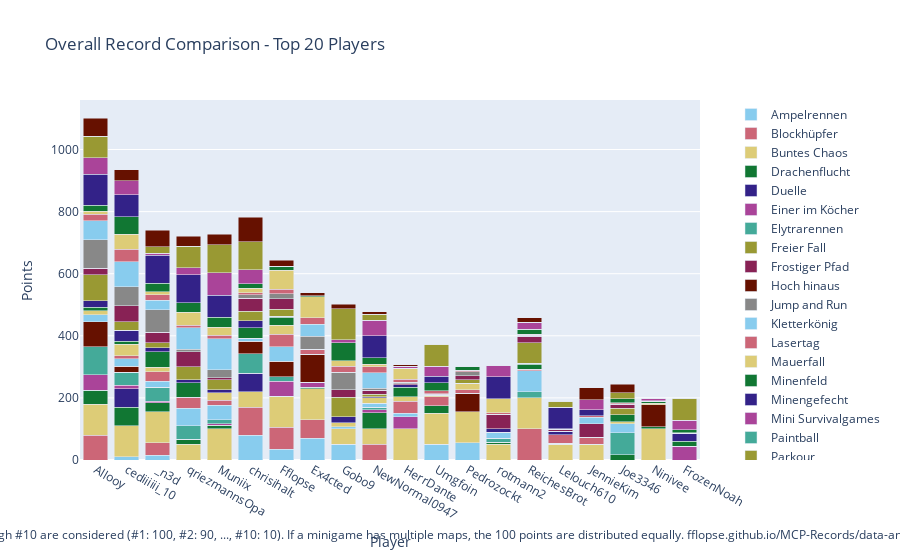

This figure's notebook cell:
### Code cell
import plotly.graph_objects as go

# Sum all columns to get the total score
outDf['Total'] = outDf.sum(axis=1)

# Sort by total score and fill N/A values with 0
outDf = outDf.sort_values(by='Total', ascending=False).fillna(0)

# Crop to top 10 players
cropDf = outDf.head(20).copy()

# Drop the 'Total' column for plotting
cropDf = cropDf.drop(columns=['Total'])

# Create a color palette
color_palette = px.colors.qualitative.Safe

# Create the stacked bar plot
fig = go.Figure()

cropDf = remove_duplicate_columns(cropDf)

for column in cropDf.columns.difference(['Player']):
    fig.add_trace(go.Bar(
        x=cropDf.index,
        y=cropDf[column],
        name=column,
        marker_color=color_palette[len(fig.data) % len(color_palette)]
    ))

# Update layout
fig.update_layout(
    barmode='stack',
    title='Overall Record Comparison - Top 20 Players',
    xaxis=dict(title='Player'),
    yaxis=dict(title='Points'),
    #height=800,
    #width=1000,
    legend=dict(
        x=1.05,
        y=0.5,
        traceorder='normal',
        font=dict(size=12),
        bgcolor='rgba(255, 255, 255, 0)',
        bordercolor='rgba(0, 0, 0, 0)'
    ),
    margin=dict(r=200),  # Adjust right margin to make room for the legend
    annotations=[
        dict(
            x=0.5,
            y=-0.235,
            xref='paper',
            yref='paper',
            text='Max 100 points per minigame. Records #1 through #10 are considered (#1: 100, #2: 90, ..., #10: 10). If a minigame has multiple maps, the 100 points are distributed equally. fflopse.github.io/MCP-Records/data-analysis/global-ranking.ipynb',
            showarrow=False,
            font=dict(size=12),
            xanchor='center'
        )
    ]
)

fig.show()

# save the plot as an html file

fig.write_html('out/overall_record_comparison.html')

### Figure 1 — Plotly figure (JSON) as saved in the notebook; plotly's stock layout.template omitted (floating-point values rounded to 4 significant figures)
{"data": [{"marker": {"color": "rgb(136, 204, 238)"}, "name": "Ampelrennen", "type": "bar", "x": ["Allooy", "cediiiiii_10", "_n3d", "qriezmannsOpa", "Muniix", "chrisihalt", "Fflopse", "Ex4cted", "Gobo9", "NewNormal0947", "HerrDante", "Umgfoin", "Pedrozockt", "rotmann2", "ReichesBrot", "Lelouch610", "JennieKim", "Joe3346", "Ninivee", "FrozenNoah"], "y": [0.0, 10.0, 15.0, 0.0, 0.0, 80.0, 35.0, 70.0, 50.0, 0.0, 0.0, 50.0, 55.0, 0.0, 0.0, 0.0, 0.0, 0.0, 0.0, 0.0]}, {"marker": {"color": "rgb(204, 102, 119)"}, "name": "Blockhüpfer", "type": "bar", "x": ["Allooy", "cediiiiii_10", "_n3d", "qriezmannsOpa", "Muniix", "chrisihalt", "Fflopse", "Ex4cted", "Gobo9", "NewNormal0947", "HerrDante", "Umgfoin", "Pedrozockt", "rotmann2", "ReichesBrot", "Lelouch610", "JennieKim", "Joe3346", "Ninivee", "FrozenNoah"], "y": [80.0, 0.0, 40.0, 0.0, 0.0, 90.0, 70.0, 60.0, 0.0, 50.0, 0.0, 0.0, 0.0, 0.0, 100.0, 0.0, 0.0, 0.0, 0.0, 0.0]}, {"marker": {"color": "rgb(221, 204, 119)"}, "name": "Buntes Chaos", "type": "bar", "x": ["Allooy", "cediiiiii_10", "_n3d", "qriezmannsOpa", "Muniix", "chrisihalt", "Fflopse", "Ex4cted", "Gobo9", "NewNormal0947", "HerrDante", "Umgfoin", "Pedrozockt", "rotmann2", "ReichesBrot", "Lelouch610", "JennieKim", "Joe3346", "Ninivee", "FrozenNoah"], "y": [100.0, 100.0, 100.0, 50.0, 100.0, 50.0, 100.0, 100.0, 50.0, 50.0, 100.0, 100.0, 100.0, 50.0, 100.0, 50.0, 50.0, 0.0, 100.0, 0.0]}, {"marker": {"color": "rgb(17, 119, 51)"}, "name": "Drachenflucht", "type": "bar", "x": ["Allooy", "cediiiiii_10", "_n3d", "qriezmannsOpa", "Muniix", "chrisihalt", "Fflopse", "Ex4cted", "Gobo9", "NewNormal0947", "HerrDante", "Umgfoin", "Pedrozockt", "rotmann2", "ReichesBrot", "Lelouch610", "JennieKim", "Joe3346", "Ninivee", "FrozenNoah"], "y": [45.0, 60.0, 30.0, 17.5, 12.5, 0.0, 0.0, 5.0, 0.0, 52.5, 0.0, 25.0, 0.0, 7.5, 0.0, 0.0, 0.0, 17.5, 7.5, 0.0]}, {"marker": {"color": "rgb(51, 34, 136)"}, "name": "Duelle", "type": "bar", "x": ["Allooy", "cediiiiii_10", "_n3d", "qriezmannsOpa", "Muniix", "chrisihalt", "Fflopse", "Ex4cted", "Gobo9", "NewNormal0947", "HerrDante", "Umgfoin", "Pedrozockt", "rotmann2", "ReichesBrot", "Lelouch610", "JennieKim", "Joe3346", "Ninivee", "FrozenNoah"], "y": [0.0, 60.0, 0.0, 0.0, 0.0, 60.0, 0.0, 0.0, 0.0, 0.0, 0.0, 0.0, 0.0, 0.0, 0.0, 0.0, 0.0, 0.0, 0.0, 0.0]}, {"marker": {"color": "rgb(170, 68, 153)"}, "name": "Einer im Köcher", "type": "bar", "x": ["Allooy", "cediiiiii_10", "_n3d", "qriezmannsOpa", "Muniix", "chrisihalt", "Fflopse", "Ex4cted", "Gobo9", "NewNormal0947", "HerrDante", "Umgfoin", "Pedrozockt", "rotmann2", "ReichesBrot", "Lelouch610", "JennieKim", "Joe3346", "Ninivee", "FrozenNoah"], "y": [50.0, 10.0, 4.0, 0.0, 4.0, 0.0, 48.0, 16.0, 0.0, 10.0, 40.0, 0.0, 0.0, 0.0, 0.0, 4.0, 0.0, 0.0, 0.0, 44.0]}, {"marker": {"color": "rgb(68, 170, 153)"}, "name": "Elytrarennen", "type": "bar", "x": ["Allooy", "cediiiiii_10", "_n3d", "qriezmannsOpa", "Muniix", "chrisihalt", "Fflopse", "Ex4cted", "Gobo9", "NewNormal0947", "HerrDante", "Umgfoin", "Pedrozockt", "rotmann2", "ReichesBrot", "Lelouch610", "JennieKim", "Joe3346", "Ninivee", "FrozenNoah"], "y": [90.0, 42.5, 45.0, 42.5, 12.5, 62.5, 15.0, 0.0, 0.0, 7.5, 0.0, 0.0, 0.0, 12.5, 20.0, 0.0, 0.0, 70.0, 0.0, 0.0]}, {"marker": {"color": "rgb(153, 153, 51)"}, "name": "Freier Fall", "type": "bar", "x": ["Allooy", "cediiiiii_10", "_n3d", "qriezmannsOpa", "Muniix", "chrisihalt", "Fflopse", "Ex4cted", "Gobo9", "NewNormal0947", "HerrDante", "Umgfoin", "Pedrozockt", "rotmann2", "ReichesBrot", "Lelouch610", "JennieKim", "Joe3346", "Ninivee", "FrozenNoah"], "y": [0.0, 0.0, 0.0, 0.0, 0.0, 0.0, 0.0, 0.0, 0.0, 0.0, 0.0, 0.0, 0.0, 0.0, 0.0, 0.0, 0.0, 0.0, 0.0, 0.0]}, {"marker": {"color": "rgb(136, 34, 85)"}, "name": "Frostiger Pfad", "type": "bar", "x": ["Allooy", "cediiiiii_10", "_n3d", "qriezmannsOpa", "Muniix", "chrisihalt", "Fflopse", "Ex4cted", "Gobo9", "NewNormal0947", "HerrDante", "Umgfoin", "Pedrozockt", "rotmann2", "ReichesBrot", "Lelouch610", "JennieKim", "Joe3346", "Ninivee", "FrozenNoah"], "y": [0.0, 0.0, 0.0, 0.0, 0.0, 0.0, 0.0, 0.0, 0.0, 0.0, 0.0, 0.0, 0.0, 0.0, 0.0, 0.0, 0.0, 0.0, 0.0, 0.0]}, {"marker": {"color": "rgb(102, 17, 0)"}, "name": "Hoch hinaus", "type": "bar", "x": ["Allooy", "cediiiiii_10", "_n3d", "qriezmannsOpa", "Muniix", "chrisihalt", "Fflopse", "Ex4cted", "Gobo9", "NewNormal0947", "HerrDante", "Umgfoin", "Pedrozockt", "rotmann2", "ReichesBrot", "Lelouch610", "JennieKim", "Joe3346", "Ninivee", "FrozenNoah"], "y": [80.0, 20.0, 0.0, 0.0, 0.0, 40.0, 50.0, 90.0, 0.0, 0.0, 0.0, 0.0, 60.0, 0.0, 0.0, 0.0, 0.0, 0.0, 70.0, 0.0]}, {"marker": {"color": "rgb(136, 136, 136)"}, "name": "Jump and Run", "type": "bar", "x": ["Allooy", "cediiiiii_10", "_n3d", "qriezmannsOpa", "Muniix", "chrisihalt", "Fflopse", "Ex4cted", "Gobo9", "NewNormal0947", "HerrDante", "Umgfoin", "Pedrozockt", "rotmann2", "ReichesBrot", "Lelouch610", "JennieKim", "Joe3346", "Ninivee", "FrozenNoah"], "y": [0.0, 0.0, 0.0, 0.0, 0.0, 0.0, 0.0, 0.0, 0.0, 0.0, 0.0, 0.0, 0.0, 0.0, 0.0, 0.0, 0.0, 0.0, 0.0, 0.0]}, {"marker": {"color": "rgb(136, 204, 238)"}, "name": "Kletterkönig", "type": "bar", "x": ["Allooy", "cediiiiii_10", "_n3d", "qriezmannsOpa", "Muniix", "chrisihalt", "Fflopse", "Ex4cted", "Gobo9", "NewNormal0947", "HerrDante", "Umgfoin", "Pedrozockt", "rotmann2", "ReichesBrot", "Lelouch610", "JennieKim", "Joe3346", "Ninivee", "FrozenNoah"], "y": [23.33, 23.33, 20.0, 56.67, 46.67, 10.0, 46.67, 0.0, 6.667, 13.33, 10.0, 0.0, 0.0, 20.0, 66.67, 0.0, 0.0, 30.0, 0.0, 0.0]}, {"marker": {"color": "rgb(204, 102, 119)"}, "name": "Lasertag", "type": "bar", "x": ["Allooy", "cediiiiii_10", "_n3d", "qriezmannsOpa", "Muniix", "chrisihalt", "Fflopse", "Ex4cted", "Gobo9", "NewNormal0947", "HerrDante", "Umgfoin", "Pedrozockt", "rotmann2", "ReichesBrot", "Lelouch610", "JennieKim", "Joe3346", "Ninivee", "FrozenNoah"], "y": [0.0, 10.0, 30.0, 35.0, 16.67, 0.0, 40.0, 15.0, 0.0, 0.0, 40.0, 28.33, 11.67, 0.0, 5.0, 26.67, 23.33, 0.0, 0.0, 0.0]}, {"marker": {"color": "rgb(221, 204, 119)"}, "name": "Mauerfall", "type": "bar", "x": ["Allooy", "cediiiiii_10", "_n3d", "qriezmannsOpa", "Muniix", "chrisihalt", "Fflopse", "Ex4cted", "Gobo9", "NewNormal0947", "HerrDante", "Umgfoin", "Pedrozockt", "rotmann2", "ReichesBrot", "Lelouch610", "JennieKim", "Joe3346", "Ninivee", "FrozenNoah"], "y": [12.86, 37.14, 14.29, 0.0, 24.29, 0.0, 28.57, 0.0, 12.86, 17.14, 14.29, 5.714, 20.0, 0.0, 0.0, 0.0, 0.0, 5.714, 5.714, 0.0]}, {"marker": {"color": "rgb(17, 119, 51)"}, "name": "Minenfeld", "type": "bar", "x": ["Allooy", "cediiiiii_10", "_n3d", "qriezmannsOpa", "Muniix", "chrisihalt", "Fflopse", "Ex4cted", "Gobo9", "NewNormal0947", "HerrDante", "Umgfoin", "Pedrozockt", "rotmann2", "ReichesBrot", "Lelouch610", "JennieKim", "Joe3346", "Ninivee", "FrozenNoah"], "y": [10.0, 10.0, 50.0, 46.67, 0.0, 33.33, 26.67, 0.0, 0.0, 0.0, 30.0, 0.0, 0.0, 0.0, 16.67, 0.0, 0.0, 23.33, 6.667, 16.67]}, {"marker": {"color": "rgb(51, 34, 136)"}, "name": "Minengefecht", "type": "bar", "x": ["Allooy", "cediiiiii_10", "_n3d", "qriezmannsOpa", "Muniix", "chrisihalt", "Fflopse", "Ex4cted", "Gobo9", "NewNormal0947", "HerrDante", "Umgfoin", "Pedrozockt", "rotmann2", "ReichesBrot", "Lelouch610", "JennieKim", "Joe3346", "Ninivee", "FrozenNoah"], "y": [22.5, 35.0, 13.75, 10.0, 10.0, 22.5, 3.75, 0.0, 20.0, 3.75, 8.75, 0.0, 0.0, 10.0, 3.75, 12.5, 0.0, 0.0, 0.0, 25.0]}, {"marker": {"color": "rgb(170, 68, 153)"}, "name": "Mini Survivalgames", "type": "bar", "x": ["Allooy", "cediiiiii_10", "_n3d", "qriezmannsOpa", "Muniix", "chrisihalt", "Fflopse", "Ex4cted", "Gobo9", "NewNormal0947", "HerrDante", "Umgfoin", "Pedrozockt", "rotmann2", "ReichesBrot", "Lelouch610", "JennieKim", "Joe3346", "Ninivee", "FrozenNoah"], "y": [0.0, 0.0, 0.0, 0.0, 0.0, 0.0, 0.0, 0.0, 0.0, 0.0, 0.0, 0.0, 0.0, 0.0, 0.0, 0.0, 0.0, 0.0, 0.0, 0.0]}, {"marker": {"color": "rgb(68, 170, 153)"}, "name": "Paintball", "type": "bar", "x": ["Allooy", "cediiiiii_10", "_n3d", "qriezmannsOpa", "Muniix", "chrisihalt", "Fflopse", "Ex4cted", "Gobo9", "NewNormal0947", "HerrDante", "Umgfoin", "Pedrozockt", "rotmann2", "ReichesBrot", "Lelouch610", "JennieKim", "Joe3346", "Ninivee", "FrozenNoah"], "y": [0.0, 0.0, 0.0, 0.0, 0.0, 0.0, 0.0, 0.0, 0.0, 0.0, 0.0, 0.0, 0.0, 0.0, 0.0, 0.0, 0.0, 0.0, 0.0, 0.0]}, {"marker": {"color": "rgb(153, 153, 51)"}, "name": "Parkour", "type": "bar", "x": ["Allooy", "cediiiiii_10", "_n3d", "qriezmannsOpa", "Muniix", "chrisihalt", "Fflopse", "Ex4cted", "Gobo9", "NewNormal0947", "HerrDante", "Umgfoin", "Pedrozockt", "rotmann2", "ReichesBrot", "Lelouch610", "JennieKim", "Joe3346", "Ninivee", "FrozenNoah"], "y": [82.5, 27.5, 15.0, 42.5, 32.5, 30.0, 22.5, 0.0, 62.5, 7.5, 0.0, 0.0, 12.5, 0.0, 65.0, 0.0, 0.0, 20.0, 0.0, 0.0]}, {"marker": {"color": "rgb(136, 34, 85)"}, "name": "Pferderennen", "type": "bar", "x": ["Allooy", "cediiiiii_10", "_n3d", "qriezmannsOpa", "Muniix", "chrisihalt", "Fflopse", "Ex4cted", "Gobo9", "NewNormal0947", "HerrDante", "Umgfoin", "Pedrozockt", "rotmann2", "ReichesBrot", "Lelouch610", "JennieKim", "Joe3346", "Ninivee", "FrozenNoah"], "y": [21.67, 51.67, 35.0, 48.33, 5.0, 43.33, 33.33, 0.0, 25.0, 13.33, 3.333, 3.333, 11.67, 46.67, 21.67, 5.0, 43.33, 13.33, 0.0, 0.0]}, {"marker": {"color": "rgb(102, 17, 0)"}, "name": "Reihenfolge", "type": "bar", "x": ["Allooy", "cediiiiii_10", "_n3d", "qriezmannsOpa", "Muniix", "chrisihalt", "Fflopse", "Ex4cted", "Gobo9", "NewNormal0947", "HerrDante", "Umgfoin", "Pedrozockt", "rotmann2", "ReichesBrot", "Lelouch610", "JennieKim", "Joe3346", "Ninivee", "FrozenNoah"], "y": [0.0, 0.0, 0.0, 0.0, 0.0, 0.0, 0.0, 0.0, 0.0, 0.0, 0.0, 0.0, 0.0, 0.0, 0.0, 0.0, 0.0, 0.0, 0.0, 0.0]}, {"marker": {"color": "rgb(136, 136, 136)"}, "name": "Replika", "type": "bar", "x": ["Allooy", "cediiiiii_10", "_n3d", "qriezmannsOpa", "Muniix", "chrisihalt", "Fflopse", "Ex4cted", "Gobo9", "NewNormal0947", "HerrDante", "Umgfoin", "Pedrozockt", "rotmann2", "ReichesBrot", "Lelouch610", "JennieKim", "Joe3346", "Ninivee", "FrozenNoah"], "y": [92.05, 60.77, 72.48, 7.094, 27.01, 11.11, 16.75, 41.97, 55.38, 6.667, 3.675, 0.5128, 13.08, 0.5128, 3.59, 0.9402, 0.4274, 0.5128, 0.1709, 0.0]}, {"marker": {"color": "rgb(136, 204, 238)"}, "name": "Runterpurzeln", "type": "bar", "x": ["Allooy", "cediiiiii_10", "_n3d", "qriezmannsOpa", "Muniix", "chrisihalt", "Fflopse", "Ex4cted", "Gobo9", "NewNormal0947", "HerrDante", "Umgfoin", "Pedrozockt", "rotmann2", "ReichesBrot", "Lelouch610", "JennieKim", "Joe3346", "Ninivee", "FrozenNoah"], "y": [60.0, 80.0, 30.0, 70.0, 100.0, 0.0, 0.0, 40.0, 0.0, 50.0, 0.0, 0.0, 0.0, 0.0, 0.0, 0.0, 20.0, 0.0, 0.0, 0.0]}, {"marker": {"color": "rgb(204, 102, 119)"}, "name": "Sammelwahn", "type": "bar", "x": ["Allooy", "cediiiiii_10", "_n3d", "qriezmannsOpa", "Muniix", "chrisihalt", "Fflopse", "Ex4cted", "Gobo9", "NewNormal0947", "HerrDante", "Umgfoin", "Pedrozockt", "rotmann2", "ReichesBrot", "Lelouch610", "JennieKim", "Joe3346", "Ninivee", "FrozenNoah"], "y": [21.03, 41.54, 17.69, 7.179, 11.03, 5.641, 14.1, 20.0, 19.49, 19.23, 9.744, 10.0, 5.128, 5.385, 2.308, 0.7692, 4.872, 4.615, 1.538, 2.564]}, {"marker": {"color": "rgb(221, 204, 119)"}, "name": "Schießstand", "type": "bar", "x": ["Allooy", "cediiiiii_10", "_n3d", "qriezmannsOpa", "Muniix", "chrisihalt", "Fflopse", "Ex4cted", "Gobo9", "NewNormal0947", "HerrDante", "Umgfoin", "Pedrozockt", "rotmann2", "ReichesBrot", "Lelouch610", "JennieKim", "Joe3346", "Ninivee", "FrozenNoah"], "y": [10.0, 47.5, 10.0, 42.5, 25.0, 15.0, 60.0, 67.5, 17.5, 7.5, 35.0, 0.0, 0.0, 45.0, 0.0, 0.0, 0.0, 0.0, 0.0, 0.0]}, {"marker": {"color": "rgb(17, 119, 51)"}, "name": "Skywars", "type": "bar", "x": ["Allooy", "cediiiiii_10", "_n3d", "qriezmannsOpa", "Muniix", "chrisihalt", "Fflopse", "Ex4cted", "Gobo9", "NewNormal0947", "HerrDante", "Umgfoin", "Pedrozockt", "rotmann2", "ReichesBrot", "Lelouch610", "JennieKim", "Joe3346", "Ninivee", "FrozenNoah"], "y": [20.0, 56.67, 26.67, 30.0, 33.33, 15.0, 13.33, 3.333, 58.33, 21.67, 0.0, 26.67, 13.33, 0.0, 16.67, 0.0, 0.0, 11.67, 0.0, 10.0]}, {"marker": {"color": "rgb(51, 34, 136)"}, "name": "Spleef", "type": "bar", "x": ["Allooy", "cediiiiii_10", "_n3d", "qriezmannsOpa", "Muniix", "chrisihalt", "Fflopse", "Ex4cted", "Gobo9", "NewNormal0947", "HerrDante", "Umgfoin", "Pedrozockt", "rotmann2", "ReichesBrot", "Lelouch610", "JennieKim", "Joe3346", "Ninivee", "FrozenNoah"], "y": [100.0, 70.0, 90.0, 90.0, 70.0, 0.0, 0.0, 0.0, 0.0, 70.0, 0.0, 20.0, 0.0, 70.0, 0.0, 70.0, 20.0, 0.0, 0.0, 0.0]}, {"marker": {"color": "rgb(170, 68, 153)"}, "name": "Survivalgames", "type": "bar", "x": ["Allooy", "cediiiiii_10", "_n3d", "qriezmannsOpa", "Muniix", "chrisihalt", "Fflopse", "Ex4cted", "Gobo9", "NewNormal0947", "HerrDante", "Umgfoin", "Pedrozockt", "rotmann2", "ReichesBrot", "Lelouch610", "JennieKim", "Joe3346", "Ninivee", "FrozenNoah"], "y": [52.5, 45.0, 7.5, 22.5, 72.5, 45.0, 0.0, 0.0, 10.0, 50.0, 7.5, 32.5, 0.0, 37.5, 22.5, 0.0, 32.5, 0.0, 5.0, 30.0]}, {"marker": {"color": "rgb(68, 170, 153)"}, "name": "Todeswürfel", "type": "bar", "x": ["Allooy", "cediiiiii_10", "_n3d", "qriezmannsOpa", "Muniix", "chrisihalt", "Fflopse", "Ex4cted", "Gobo9", "NewNormal0947", "HerrDante", "Umgfoin", "Pedrozockt", "rotmann2", "ReichesBrot", "Lelouch610", "JennieKim", "Joe3346", "Ninivee", "FrozenNoah"], "y": [0.0, 0.0, 0.0, 0.0, 0.0, 0.0, 0.0, 0.0, 0.0, 0.0, 0.0, 0.0, 0.0, 0.0, 0.0, 0.0, 0.0, 0.0, 0.0, 0.0]}, {"marker": {"color": "rgb(153, 153, 51)"}, "name": "Turmroulette", "type": "bar", "x": ["Allooy", "cediiiiii_10", "_n3d", "qriezmannsOpa", "Muniix", "chrisihalt", "Fflopse", "Ex4cted", "Gobo9", "NewNormal0947", "HerrDante", "Umgfoin", "Pedrozockt", "rotmann2", "ReichesBrot", "Lelouch610", "JennieKim", "Joe3346", "Ninivee", "FrozenNoah"], "y": [70.0, 0.0, 20.0, 70.0, 90.0, 90.0, 0.0, 0.0, 100.0, 20.0, 0.0, 70.0, 0.0, 0.0, 0.0, 20.0, 0.0, 20.0, 0.0, 70.0]}, {"marker": {"color": "rgb(136, 34, 85)"}, "name": "Waffenfolge", "type": "bar", "x": ["Allooy", "cediiiiii_10", "_n3d", "qriezmannsOpa", "Muniix", "chrisihalt", "Fflopse", "Ex4cted", "Gobo9", "NewNormal0947", "HerrDante", "Umgfoin", "Pedrozockt", "rotmann2", "ReichesBrot", "Lelouch610", "JennieKim", "Joe3346", "Ninivee", "FrozenNoah"], "y": [0.0, 0.0, 0.0, 0.0, 0.0, 0.0, 0.0, 0.0, 0.0, 0.0, 0.0, 0.0, 0.0, 0.0, 0.0, 0.0, 0.0, 0.0, 0.0, 0.0]}, {"marker": {"color": "rgb(102, 17, 0)"}, "name": "Wettrennen", "type": "bar", "x": ["Allooy", "cediiiiii_10", "_n3d", "qriezmannsOpa", "Muniix", "chrisihalt", "Fflopse", "Ex4cted", "Gobo9", "NewNormal0947", "HerrDante", "Umgfoin", "Pedrozockt", "rotmann2", "ReichesBrot", "Lelouch610", "JennieKim", "Joe3346", "Ninivee", "FrozenNoah"], "y": [58.0, 36.0, 54.0, 32.0, 34.0, 78.0, 20.0, 10.0, 14.0, 8.0, 4.0, 0.0, 0.0, 0.0, 14.0, 0.0, 38.0, 28.0, 0.0, 0.0]}], "layout": {"annotations": [{"font": {"size": 12}, "showarrow": false, "text": "Max 100 points per minigame. Records #1 through #10 are considered (#1: 100, #2: 90, ..., #10: 10). If a minigame has multiple maps, the 100 points are distributed equally. fflopse.github.io/MCP-Records/data-analysis/global-ranking.ipynb", "x": 0.5, "xanchor": "center", "xref": "paper", "y": -0.235, "yref": "paper"}], "barmode": "stack", "legend": {"bgcolor": "rgba(255, 255, 255, 0)", "bordercolor": "rgba(0, 0, 0, 0)", "font": {"size": 12}, "traceorder": "normal", "x": 1.05, "y": 0.5}, "margin": {"r": 200}, "title": {"text": "Overall Record Comparison - Top 20 Players"}, "xaxis": {"title": {"text": "Player"}}, "yaxis": {"title": {"text": "Points"}}}}
